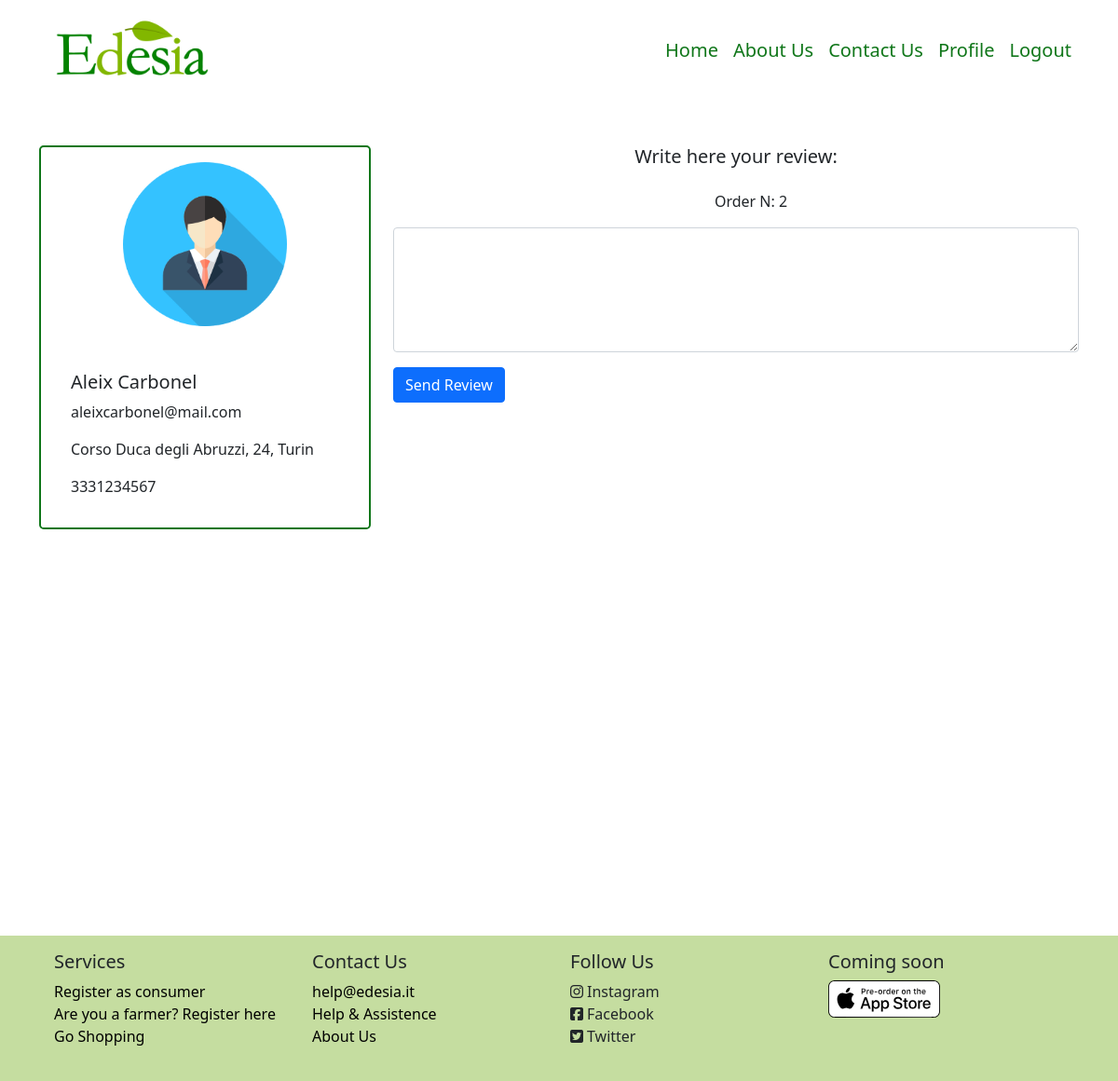
Screenshot of /consumer/2/review/order_id=2 (signed in) with the database file from the repository.
### model.py (models this page shows, shortened)
class Consumer(db.Model):
    id = db.Column(db.Integer, db.ForeignKey('user.id'), primary_key=True)
    consumer_name = db.Column(db.String(50), nullable=False)
    consumer_surname = db.Column(db.String(50), nullable=False)
    consumer_address = db.Column(db.String(50), nullable=False)
    consumer_phone = db.Column(db.String(12), nullable=False)
    __mapper_args__ = {
        'polymorphic_identity': 'consumer',
    }

class User (UserMixin, db.Model):
    id = db.Column(db.Integer, primary_key=True)  # Auto-incrementing
    email = db.Column(db.String(50), unique=True, nullable=False)
    name = db.Column(db.String(50), nullable=False)
    password_hash = db.Column(db.String(200), nullable=False)
    roleid = db.Column(db.Integer, db.ForeignKey('role.id'))
    type = db.Column(db.String(30))
    __mapper_args__ = {
        'polymorphic_identity': 'user',
        'polymorphic_on': type
    }

class Order (db.Model):
    id = db.Column(db.Integer, primary_key=True)
    consumer_id = db.Column(db.Integer, db.ForeignKey('consumer.id'))
    supplier_id = db.Column(db.Integer, db.ForeignKey('supplier.id'))
    date = db.Column(db.Date)
    delivery_date = db.Column(db.Date)
    amount = db.Column(db.Float)
    review = db.Column(db.Boolean, default=False)

### app.py (the view, shortened to what this page needs)
@app.route('/consumer/<int:id>/review/order_id=<int:order_id>', methods=['GET', 'POST'])
@login_required
def consumer_review(id, order_id):
    consumer = Consumer.query.filter_by(id=id).first()
    user = User.query.filter_by(id=id).first()
    order = Order.query.filter_by(id=order_id).first()
    form = ReviewForm()
    return render_template('Pages/profile/profile_consumer-review.html', consumer=consumer, user=user, form=form, order=order)

### form.py
class ReviewForm(FlaskForm):
    text = TextAreaField('Write here your review:', validators=[DataRequired(), Length(min=10, max=1000)])
    submit = SubmitField('Send Review')

### model.py (called while the page is built)
@login_manager.user_loader
def load_user(user_id):
    return User.query.get(int(user_id))

### templates/Pages/profile/profile_consumer-review.html (shortened to what this page needs)
{% extends 'Pages/profile/profile_consumer.html' %}
{% block specific %}
    <div class="col-lg-8">
        <div class="row text-center">
            <h5>{{ form.text.label }}</h5>
            <p class="m-3">Order N: {{ order.id }}</p>
        </div>
        <form method="post">
            {{ form.text(class="form-control", rows="5")}}
            {{ form.submit(class="btn btn-primary mt-3") }}
        </form>
    </div>
{% endblock %}

### templates/Pages/profile/profile_consumer.html (shortened to what this page needs)
{% extends 'Components/base.html' %}
{% block body %}
    <div class="container-lg min-vh-100">
        <div class="row mt-5 mb-5">
            <div class="col-4">
                <div class="card m-auto rounded-3 border-2" id="cardProfileConsumer">
                    <img src="/static/images/avatar.png" class="card-img-top mt-3 mb-3 m-auto" style="width: 50%">
                    <div class="card-body m-3">
                        <h5 class="card-title">{{ consumer.consumer_name }} {{ consumer.consumer_surname }}</h5>
                        <p class="card-text">{{ user.email }}</p>
                        <p class="card-text">{{ consumer.consumer_address }}</p>
                        <p class="card-text">{{ consumer.consumer_phone }}</p>
                    </div>
                </div>
            </div>
        {% block specific %}
        {%  endblock %}
        </div>
    </div>
{% endblock %}

### static/personal.css (style rules this page uses)
#searchBar input, #cardResult, #cardProfileConsumer { border-color: #0F7619;; }

### rows the page displays
Consumer: consumer_name "Aleix", consumer_surname "Carbonel", consumer_address "Corso Duca degli Abruzzi, 24, Turin", consumer_phone "3331234567"
User: email "aleixcarbonel@mail.com"
Order: id "2"
